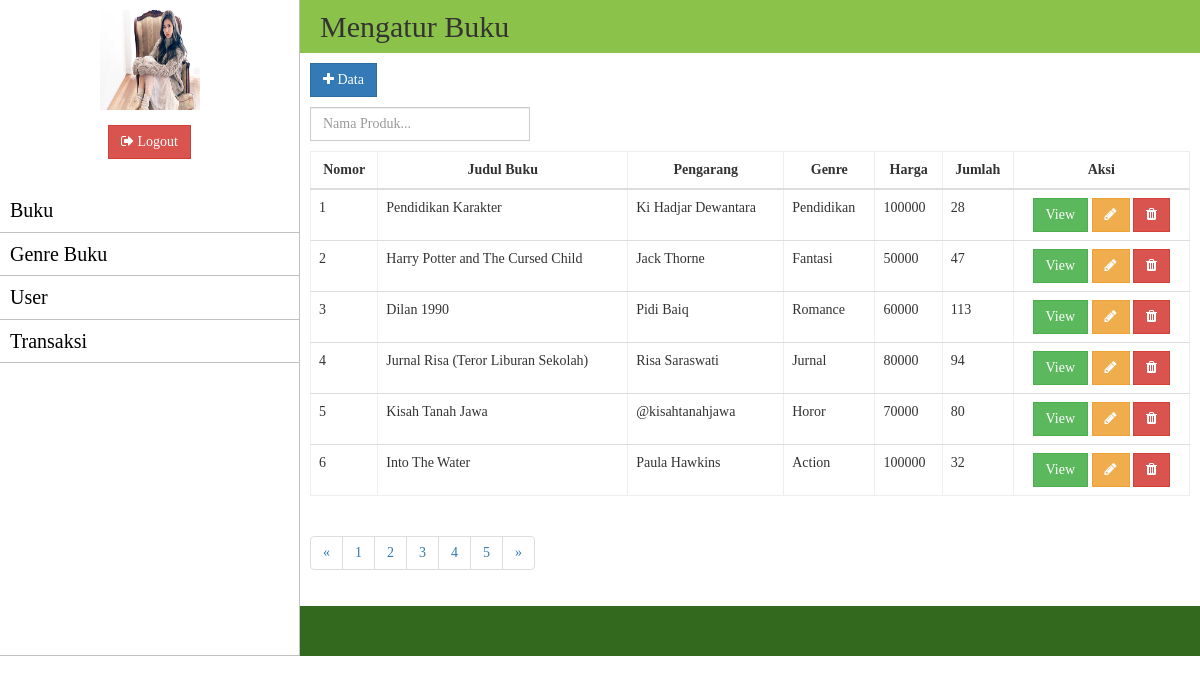
Page /admin/produk/index.php (signed in) on the committed database.
### tables this page shows
CREATE TABLE `tbl_produk` (
  `kode_produk` varchar(11) NOT NULL,
  `nama` varchar(50) NOT NULL,
  `pengarang` varchar(25) NOT NULL,
  `id_jenis` int(11) NOT NULL,
  `gambar` varchar(60) NOT NULL,
  `deskripsi` text NOT NULL,
  `harga` int(22) NOT NULL,
  `jumlah` int(11) NOT NULL
);

CREATE TABLE `tbl_jenis` (
  `id_jenis` int(11) NOT NULL,
  `jenis_barang` varchar(50) NOT NULL
);

### admin/produk/index.php (the view, shortened to what this page needs)
<?php
require_once"../../element/sidebar.php";
?>
<div class="content-header">
<h2>Mengatur Buku</h2>
</div>
<div class="content-isi">
	<a class="btn btn-primary" id="tambah-data" href="tambah.php"><i class="fa fa-plus"></i> Data</a>
	<div class="col-lg-3 search">
	<form action="" method="get">
	<input type="search" name="p" id="inputSearch" class="form-control" placeholder="Nama Produk...">
	</form>
	</div>
	<div class="tabel-toko">
		<div class="table-responsive">
			<table class="table table-hover" border="1">
				<thead>
					<tr>
						<th>Nomor</th>
						<th>Judul Buku</th>
						<th>Pengarang</th>
						<th>Genre</th>
						<th>Harga</th>
						<th>Jumlah</th>
						<th>Aksi</th>
					</tr>
				</thead>
				<tbody>
					<?php
					$p=@$_GET['p'];
					$sql_select_produk=mysql_query("SELECT * FROM tbl_produk,tbl_jenis WHERE tbl_produk.id_jenis=tbl_jenis.id_jenis and nama LIKE'%$p%'");
					$no=1;
					while ($select_produk=mysql_fetch_array($sql_select_produk)) { ?>
					<tr>
						<td><?php echo $no++; ?></td>
						<td><?php echo $select_produk['nama']; ?></td>
						<td><?php echo $select_produk['pengarang']; ?></td>
						<td><?php echo $select_produk['jenis_barang']; ?></td>
						<td><?php echo $select_produk['harga']; ?></td>
						<td><?php echo $select_produk['jumlah']; ?></td>
						<td align="center">
						<a href="view.php?kode=<?php echo $select_produk['kode_produk']; ?>" class="btn btn-success">View</a>
						<a href="edit.php?kode=<?php echo $select_produk['kode_produk']; ?>" class="btn btn-warning"><i class="fa fa-pencil"></i></a>
						<a href="proses.php?proses=delete&kode=<?php echo $select_produk['kode_produk']; ?>" class="btn btn-danger"  onclick="return confirm ('Anda yakin ingin menghapus data')"><i class="fa fa-trash"></i></a>
						</td>
					</tr>
					<?php } ?>
				</tbody>
			</table>
		</div>
	</div>
	<ul class="pagination">
		<li><a href="#">&laquo;</a></li>
		<li><a href="#">1</a></li>
		<li><a href="#">2</a></li>
		<li><a href="#">3</a></li>
		<li><a href="#">4</a></li>
		<li><a href="#">5</a></li>
		<li><a href="#">&raquo;</a></li>
	</ul>
</div>
<?php
require_once"../../element/footer.php";
?>

### css/backend.css (style rules this page uses)
body { font-family: raleway; }
.btn { border-radius: 0; }
h1,h2,h3,h4,h5,h6 { margin:0px; }
.content-header { background-color: #8bc34a; padding:10px 20px; }
.content-isi { min-height: 350px; padding: 10px; }
.tabel-toko table { border:1px solid #eeeeee; }
.tabel-toko table th { text-align: center; }
#tambah-data { margin-bottom:10px; }
.form-control { border-radius: 0; }
.search { padding: 0; margin-bottom: 10px; }

### rows in the picture
tbl_produk: nama "Pendidikan Karakter", pengarang "Ki Hadjar Dewantara", id_jenis.jenis_barang "Pendidikan", harga "100000", jumlah "28"
tbl_produk: nama "Harry Potter and The Cursed Child", pengarang "Jack Thorne", id_jenis.jenis_barang "Fantasi", harga "50000", jumlah "47"
tbl_produk: nama "Dilan 1990", pengarang "Pidi Baiq", id_jenis.jenis_barang "Romance", harga "60000", jumlah "113"
tbl_produk: nama "Jurnal Risa (Teror Liburan Sekolah)", pengarang "Risa Saraswati", id_jenis.jenis_barang "Jurnal", harga "80000", jumlah "94"
tbl_produk: nama "Kisah Tanah Jawa", pengarang "@kisahtanahjawa", id_jenis.jenis_barang "Horor", harga "70000", jumlah "80"
tbl_produk: nama "Into The Water", pengarang "Paula Hawkins", id_jenis.jenis_barang "Action", harga "100000", jumlah "32"
